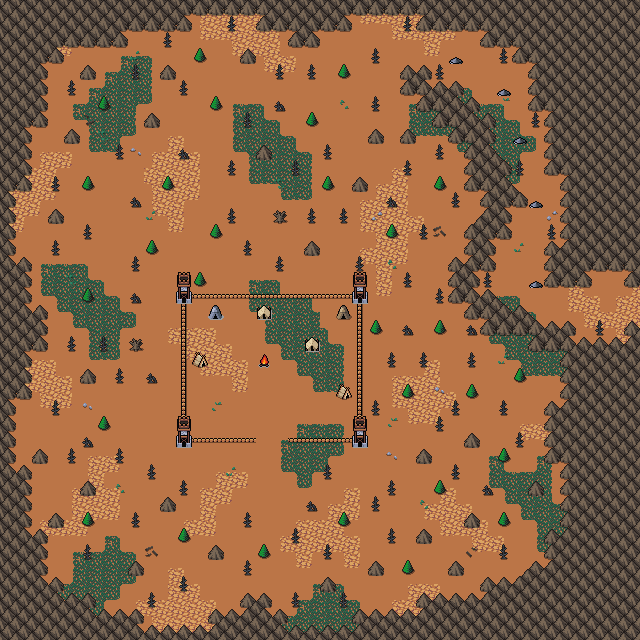

This is a level from a 2D game, rendered from its Tiled map with the project's own tilesets. A one-line summary and the map file follow, with tile-layer data summarised:
An orthogonal 40x40 tile map with 16x16 px tiles, 4 tile layers (Background, Ground, Mountain Walls, Clutter), 2 tilesets and 13 objects.

<map version="1.9" tiledversion="1.9.2" orientation="orthogonal" renderorder="right-down" width="40" height="40" tilewidth="16" tileheight="16" infinite="0" nextlayerid="8" nextobjectid="68">
 <editorsettings>
  <export target="wastetown..tmx" format="tmx" />
 </editorsettings>
 <tileset firstgid="1" source="../tileset/main.tsx" />
 <tileset firstgid="10113" source="../tileset/buildings.tsx" />
 <layer id="1" name="Background" width="40" height="40">
  <data>[1600 cells, 1600 non-empty, 3 distinct tile ids]</data>
 </layer>
 <layer id="2" name="Ground" width="40" height="40">
  <data>[1600 cells, 750 non-empty, 32 distinct tile ids]</data>
 </layer>
 <layer id="7" name="Mountain Walls" width="40" height="40">
  <data>[1600 cells, 504 non-empty, 18 distinct tile ids]</data>
 </layer>
 <layer id="3" name="Clutter" width="40" height="40">
  <properties>
   <property name="spriteLayer" type="bool" value="true" />
  </properties>
  <data>[1600 cells, 214 non-empty, 26 distinct tile ids]</data>
 </layer>
 <objectgroup id="4" name="Objects">
  <object id="48" template="../obj/treasure.tx" x="294.5" y="319.25" />
  <object id="50" template="../obj/enemy.tx" x="224" y="353">
   <properties>
    <property name="enemy" value="Rogue" />
   </properties>
  </object>
  <object id="51" template="../obj/treasure.tx" x="231.333" y="320.333" />
  <object id="57" template="../obj/enemy.tx" x="383.333" y="48.3337">
   <properties>
    <property name="enemy" value="Berserker" />
   </properties>
  </object>
  <object id="58" template="../obj/enemy.tx" x="264" y="441.667">
   <properties>
    <property name="enemy" value="Bandit" />
   </properties>
  </object>
  <object id="59" template="../obj/enemy.tx" x="264.5" y="460">
   <properties>
    <property name="enemy" value="Dwarf" />
   </properties>
  </object>
  <object id="61" template="../obj/entry_right.tx" x="560.5" y="310.5">
   <properties>
    <property name="direction" value="right" />
   </properties>
  </object>
  <object id="62" template="../obj/door_left.tx" x="448.75" y="69.1667">
   <properties>
    <property name="teleport" value="../common/maps/map/barbariancamp_4.tmx" />
    <property name="teleportObjectId" value="61" />
   </properties>
  </object>
  <object id="63" template="../obj/door_left.tx" x="525.5" y="214">
   <properties>
    <property name="teleport" value="../common/maps/map/barbariancamp_4.tmx" />
    <property name="teleportObjectId" value="61" />
   </properties>
  </object>
  <object id="64" template="../obj/door_left.tx" x="510.25" y="150.5">
   <properties>
    <property name="teleport" value="../common/maps/map/barbariancamp_4.tmx" />
    <property name="teleportObjectId" value="61" />
   </properties>
  </object>
  <object id="65" template="../obj/door_left.tx" x="494.417" y="102.25">
   <properties>
    <property name="teleport" value="../common/maps/map/barbariancamp_4.tmx" />
    <property name="teleportObjectId" value="61" />
   </properties>
  </object>
  <object id="66" template="../obj/door_left.tx" x="532.083" y="292.5">
   <properties>
    <property name="teleport" value="../common/maps/map/barbariancamp_4.tmx" />
    <property name="teleportObjectId" value="61" />
   </properties>
  </object>
  <object id="67" template="../obj/gold.tx" x="189.5" y="320.5" />
 </objectgroup>
</map>
